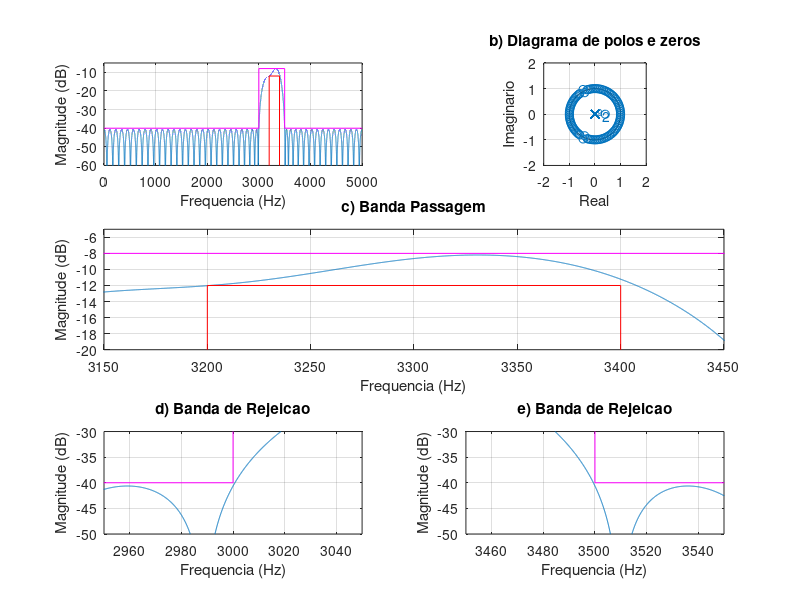
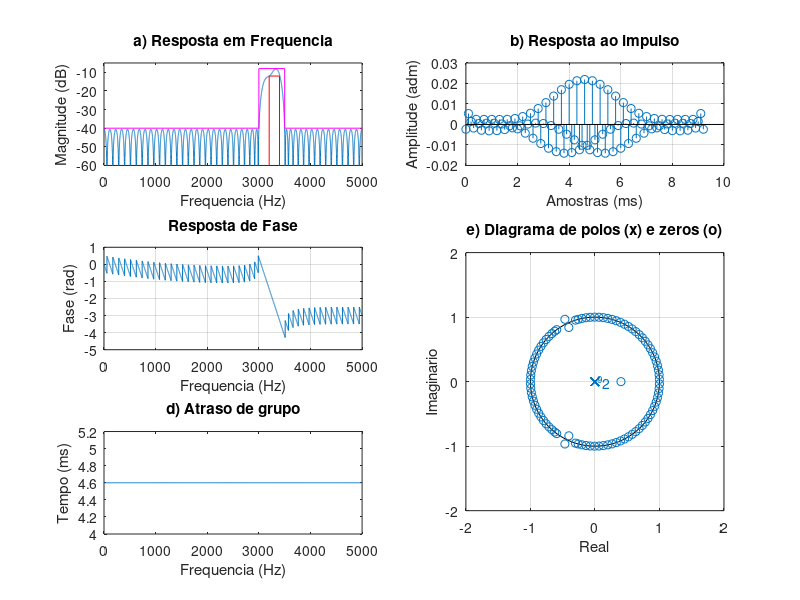

MATLAB code for these plots, in order:
% Projeto filtro 3 FIR PM
% BP - (fa = 10000 Hz, f1 = 3000 Hz; f2 = 3200 Hz, f3 = 3400 Hz;
% f4 = 3500 Hz, Ap = 2 dB, As = 30 dB, GdB = -10 dB)

close all;
clear all;
clc;

ExecutarAjuste = 1;

%% Especificacoes
Ap = 2; As = 30; GdB = -10;

fa = 10000;
fp1 = 3200; fp2 = 3400;
fs1 = 3000; fs2 = 3500;

fcuts = [fs1 fp1 fp2 fs2];
w = fcuts/fa*(2*pi);
ws1 = w(1)/pi; wp1 = w(2)/pi; wp2 = w(3)/pi; ws2 = w(4)/pi;

mags = [0 1 0];
devs_As = 10^(-(As+1.6)/20);
devs_Ap = 1-10^(-Ap/20);
devs = [devs_As devs_Ap devs_As];
G0 = GdB;

% calculo da ordem com firpmord
if ExecutarAjuste
    fcuts = fcuts + [0 -15 10 0];
end

[n,f0,a0,w0] = firpmord(fcuts,mags,devs,fa);

% calculo algoritmo PM
h_pm = firpm(n,f0,a0,w0);
h_pm = h_pm*10^(G0/20);

%%
figure(1)
subplot(321)
title('a) Resposta em Frequencia')
[h, w] = freqz(h_pm, 1, linspace(0,pi,100000));
% plot(w/pi, abs(h)); grid on;
plot(w*fa/2/pi,20*log10(abs(h))); grid on;
xlim([0 fa/2]);ylim([-60 -5]);
hold on;
Amin = 80;
As = As - G0;
Ap = Ap + G0;
plot([wp1, wp1, wp2, wp2]*fa/2, [-Amin, Ap-4, Ap-4, -Amin], '-r')
plot([0, ws1, ws1, ws2, ws2, 1]*fa/2, [-As, -As, Ap, Ap, -As,-As], '-m')
xlabel('Frequencia (Hz)');
ylabel('Magnitude (dB)');

subplot(322)
zplane(h_pm, 1); axis([-2 2 -2 2]);
title('b) Diagrama de polos e zeros')
xlabel('Real');
ylabel('Imaginario');

subplot(3,2,3:4)
plot(w*fa/2/pi,20*log10(abs(h))); grid on;
title('c) Banda Passagem')
grid on; hold on;
plot([wp1, wp1, wp2, wp2]*fa/2, [-Amin, Ap-4, Ap-4, -Amin], '-r')
plot([0, ws1, ws1, ws2, ws2, 1]*fa/2, [-As, -As, Ap, Ap, -As,-As], '-m')
xlim([3150 3450]); ylim([-20 -5]);
xlabel('Frequencia (Hz)');
ylabel('Magnitude (dB)');

subplot(3,2,5)
plot(w*fa/2/pi,20*log10(abs(h))); grid on;
title('d) Banda de Rejeicao')
grid on; hold on;
plot([wp1, wp1, wp2, wp2]*fa/2, [-Amin, Ap-4, Ap-4, -Amin], '-r')
plot([0, ws1, ws1, ws2, ws2, 1]*fa/2, [-As, -As, Ap, Ap, -As,-As], '-m')
xlim([2950 3050]); ylim([-50 -30]);
xlabel('Frequencia (Hz)');
ylabel('Magnitude (dB)');

subplot(3,2,6)
plot(w*fa/2/pi,20*log10(abs(h))); grid on;
title('e) Banda de Rejeicao')
grid on; hold on;
plot([wp1, wp1, wp2, wp2]*fa/2, [-Amin, Ap-4, Ap-4, -Amin], '-r')
plot([0, ws1, ws1, ws2, ws2, 1]*fa/2, [-As, -As, Ap, Ap, -As,-As], '-m')
xlim([3450 3550]); ylim([-50 -30]);
xlabel('Frequencia (Hz)');
ylabel('Magnitude (dB)');

%%
figure(2)
%suptitle(['LP FIR ' num2str(fp) '-' num2str(fs) ' Ordem: ' num2str(2*M+1)])

escala = fa/2;
subplot(3,2,[4 6])
zplane(h_pm, 1);
axis([-2 2 -2 2])
title('e) Diagrama de polos (x) e zeros (o)')
xlabel('Real');
ylabel('Imaginario');

clear h w
[h, w] = freqz(h_pm, 1, 'whole');

subplot(322)
x_imp = [0:length(h_pm)-1]/fa*1000;
stem(x_imp, h_pm); grid on;
title('b) Resposta ao impulso')
xlabel('Amostras (ms)');
ylabel('Amplitude (adm)');

subplot(321)
[h, w] = freqz(h_pm, 1, linspace(0,pi,10000));
% plot(w/pi, abs(h)); grid on;
% plot(w/pi*escala, 20*log10(abs(h))); grid on;
plot(w*fa/2/pi,20*log10(abs(h)))
hold on;
title('a) Resposta em Frequencia')
ylim([-60 -5])
Amin = 80;
plot([wp1, wp1, wp2, wp2]*fa/2, [-Amin, Ap-4, Ap-4, -Amin], '-r')
plot([0, ws1, ws1, ws2, ws2, 1]*fa/2, [-As, -As, Ap, Ap, -As,-As], '-m')
xlim([0 fa/2])
xlabel('Frequencia (Hz)');
ylabel('Magnitude (dB)');

subplot(323)
plot(w/pi*escala, unwrap(angle(h))/pi); grid on;
title('Resposta de Fase')
xlabel('Frequencia (Hz)');
ylabel('Fase (rad)');

subplot(325)
[del_y, del_x] = grpdelay(h_pm, 1);
plot(del_x/pi*fa/2, del_y/fa*1000);
title('d) Atraso de grupo')
xlabel('Frequencia (Hz)');
ylabel('Tempo (ms)');
